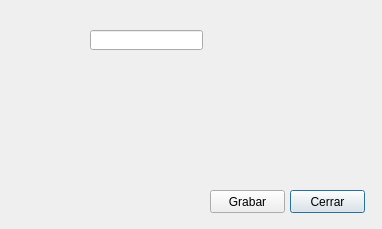
<?xml version="1.0" encoding="UTF-8"?>
<ui version="4.0">
 <class>Dialog</class>
 <widget class="QDialog" name="Dialog">
  <property name="geometry">
   <rect>
    <x>0</x>
    <y>0</y>
    <width>382</width>
    <height>229</height>
   </rect>
  </property>
  <property name="windowTitle">
   <string>Dialog</string>
  </property>
  <widget class="QLineEdit" name="lineEdit">
   <property name="geometry">
    <rect>
     <x>90</x>
     <y>30</y>
     <width>113</width>
     <height>20</height>
    </rect>
   </property>
  </widget>
  <widget class="QPushButton" name="pushButton">
   <property name="geometry">
    <rect>
     <x>290</x>
     <y>190</y>
     <width>75</width>
     <height>23</height>
    </rect>
   </property>
   <property name="text">
    <string>Cerrar</string>
   </property>
  </widget>
  <widget class="QPushButton" name="pushButton_2">
   <property name="geometry">
    <rect>
     <x>210</x>
     <y>190</y>
     <width>75</width>
     <height>23</height>
    </rect>
   </property>
   <property name="text">
    <string>Grabar</string>
   </property>
  </widget>
 </widget>
 <resources/>
 <connections/>
</ui>
